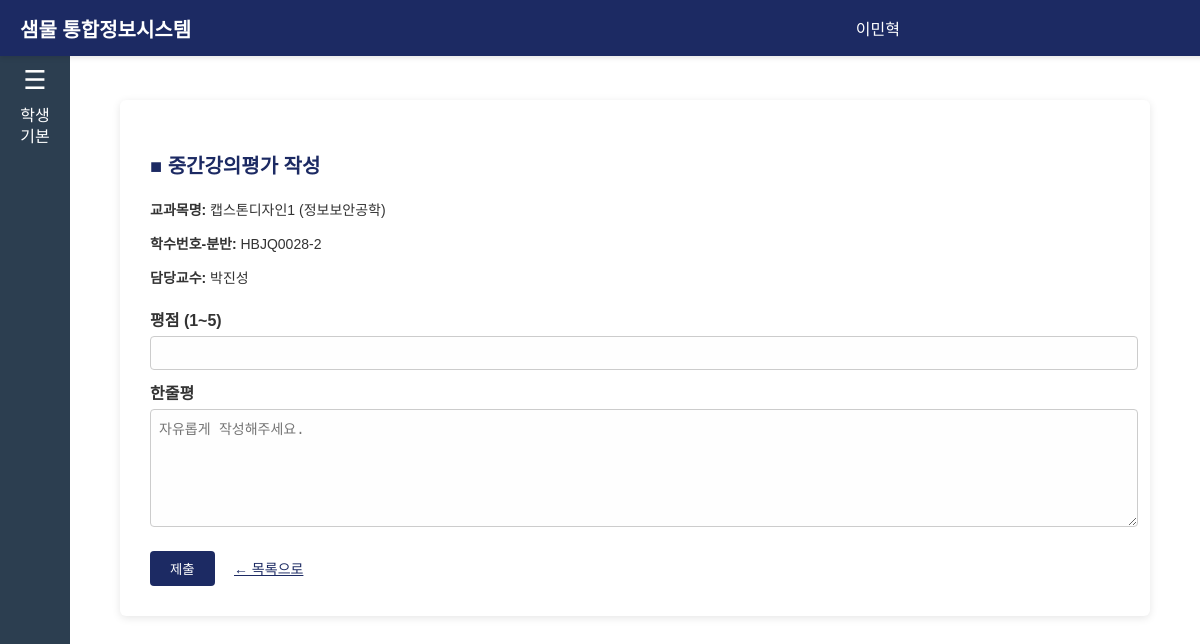
Screenshot of /smul/evaluation/final/2/ (signed in) with the database file from the repository.
### smul/lecture/models.py (models this page shows)
class userLecture(models.Model):
    student_id = models.CharField(max_length=20)  # 학번
    course_code = models.CharField(max_length=20)  # 학수번호
    course_name = models.CharField(max_length=100)  # 교과목명
    credit = models.IntegerField()  # 학점
    semester = models.CharField(max_length=10)  # 예: '2025-2'
    day_time = models.CharField(max_length=50)  # 예: '화1,2,3'
    professor = models.CharField(max_length=50)  # 담당교수

### smul/evaluation/views.py (the view)
# urls.py: path('final/<int:lecture_id>/', views.final_eval_form, name='final_eval_form'),
@login_required
@require_http_methods(["GET", "POST"])
def final_eval_form(request, lecture_id):
    return handle_eval_form(request, lecture_id, 'final', 'final_evaluation', 'evaluation/final_eval_form.html')

### smul/evaluation/views.py (called while the page is built, shortened)
def handle_eval_form(request, lecture_id, eval_type, redirect_view_name, template_name):
    lecture = get_object_or_404(userLecture, id=lecture_id, student_id=request.user.username)
    return render(request, template_name, {'lecture': lecture})

### smul/evaluation/templates/evaluation/final_eval_form.html (shortened to what this page needs)
{% extends 'main/base.html' %}
{% block content %}
<div class="evaluation-wrapper">
  <h3>■ 중간강의평가 작성</h3>
  <div class="lecture-info">
    <p><strong>교과목명:</strong> {{ lecture.course_name }}</p>
    <p><strong>학수번호-분반:</strong> {{ lecture.course_code }}</p>
    <p><strong>담당교수:</strong> {{ lecture.professor }}</p>
  </div>
  <form id="evalForm">
    <label for="score">평점 (1~5)</label>
    <input type="number" name="score" id="score" min="1" max="5" required>
    <label for="comment">한줄평</label>
    <textarea name="comment" id="comment" placeholder="자유롭게 작성해주세요."></textarea>
    <div class="button-row">
      <button type="submit" class="submit-btn">제출</button>
      <a href="{% url 'final_evaluation' %}" class="back-link">← 목록으로</a>
    </div>
  </form>
</div>
{% endblock %}

### smul/main/templates/main/base.html (shortened to what this page needs)
{% load static %}
<!DOCTYPE html>
<html lang="ko">
<head>
  {% load static %}
  <link rel="stylesheet" href="{% static 'main/style.css' %}">
</head>
<body>
<div class="top-banner">
  <div class="banner-title">샘물 통합정보시스템</div>
  <div class="banner-user">
    <span class="user-name">{{ user.get_full_name }}</span>
  </div>
</div>
<div class="left-sidebar">
  <div class="menu-icon" onclick="toggleMainMenu()">&#9776;</div>
  <div class="menu-text" onclick="toggleMainMenu()">학생<br>기본</div>
</div>
<div class="content">
  {% block content %}
  {% endblock %}
</div>
</body>
</html>

### smul/main/static/main/style.css (style rules this page uses)
body { margin: 0; font-family: Arial, sans-serif; }
.top-banner { width: 100%; background-color: #1c2a63; color: white; padding: 3px 20px; font-size: 20px; font-weight: bold; box-shadow: 0 2px 5px rgba(0,0,0,0.1); display: flex; align-items: center; justify-content: space-between; z-index: 2000; position: fixed; top: 0; left: 0; height: 50px; }
.banner-title { flex: 1; }
.banner-user { padding-right: 300px; }
.user-name { font-size: 16px; font-weight: normal; margin-right: 10px; padding: 0 10px; }
.left-sidebar { width: 70px; height: 100vh; background-color: #2c3e50; position: fixed; top: 50px; left: 0; color: white; display: flex; flex-direction: column; align-items: center; padding-top: 15px; z-index: 1000; }
.menu-icon { font-size: 26px; cursor: pointer; margin-bottom: 10px; }
.menu-text { text-align: center; font-size: 16px; line-height: 1.3; cursor: pointer; }
.content { margin-left: 70px; margin-top: 50px; padding: 20px; }
.evaluation-wrapper { margin: 30px; background-color: white; padding: 30px; border-radius: 6px; box-shadow: 0 2px 8px rgba(0, 0, 0, 0.1); }
.evaluation-wrapper h3 { color: #1c2a63; font-size: 20px; margin-bottom: 20px; }
.evaluation-wrapper .lecture-info { margin-bottom: 20px; font-size: 14px; color: #333; }
.evaluation-wrapper label { font-weight: bold; display: block; margin: 10px 0 5px; color: #333; }
.evaluation-wrapper input[type="number"], .evaluation-wrapper textarea { width: 100%; padding: 8px; font-size: 14px; border: 1px solid #ccc; border-radius: 4px; background-color: #fefefe; }
.evaluation-wrapper textarea { resize: vertical; min-height: 100px; }
.evaluation-wrapper .button-row { margin-top: 20px; }
.evaluation-wrapper .submit-btn { padding: 8px 20px; background-color: #1c2a63; color: white; border: none; border-radius: 4px; cursor: pointer; }
.evaluation-wrapper .back-link { margin-left: 15px; font-size: 14px; color: #1c2a63; text-decoration: underline; }

### rows the page displays
userLecture: course_name "캡스톤디자인1 (정보보안공학)", course_code "HBJQ0028-2", professor "박진성"

### other values shown
{{ user.get_full_name }} "이민혁"
